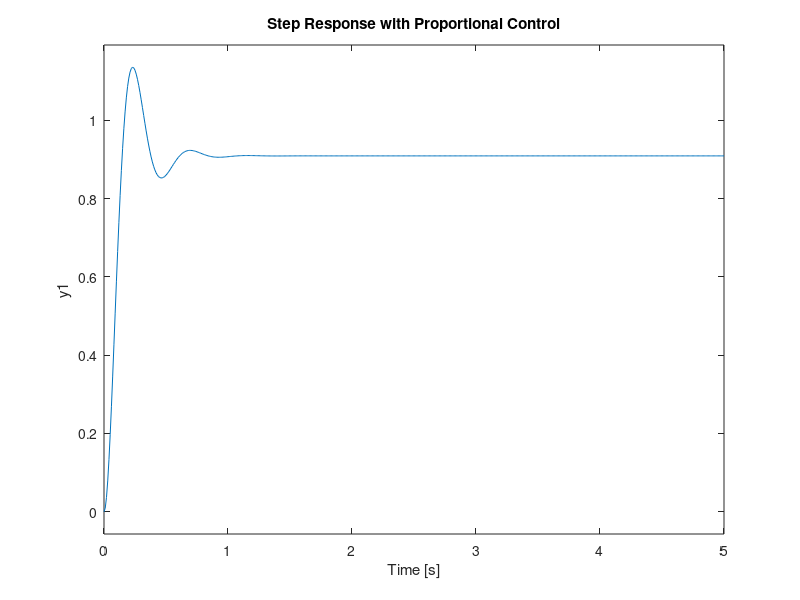

This chart was generated by the following MATLAB code:
clear
close all
clc
figure;
hold on;

s = tf('s');
 
J = 0.01;
b = 0.1;
R = 1;
L = 0.5;
K = 0.01;

H = K/ ((J*s + b)*(L*s + R) + K^2);

Kp = 100;

C = pid (Kp);

sys_cl = feedback (C * H, 1);
t = 0: 0.01: 5;

step (sys_cl, t)

grid

title ('Step Response with Proportional Control')
